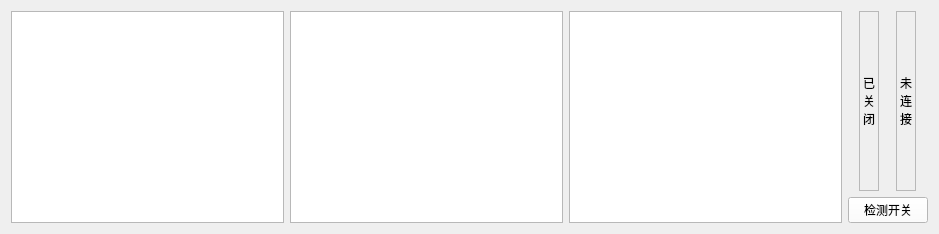
<?xml version="1.0" encoding="UTF-8"?>
<ui version="4.0">
 <class>InterfaceLayout</class>
 <widget class="QWidget" name="InterfaceLayout">
  <property name="geometry">
   <rect>
    <x>0</x>
    <y>0</y>
    <width>939</width>
    <height>234</height>
   </rect>
  </property>
  <property name="minimumSize">
   <size>
    <width>150</width>
    <height>0</height>
   </size>
  </property>
  <property name="windowTitle">
   <string>Form</string>
  </property>
  <layout class="QHBoxLayout" name="horizontalLayout_2">
   <item>
    <widget class="QTableView" name="tableView">
     <property name="sizePolicy">
      <sizepolicy hsizetype="Expanding" vsizetype="Expanding">
       <horstretch>0</horstretch>
       <verstretch>0</verstretch>
      </sizepolicy>
     </property>
     <property name="minimumSize">
      <size>
       <width>0</width>
       <height>0</height>
      </size>
     </property>
    </widget>
   </item>
   <item>
    <widget class="QChartView" name="chartView">
     <property name="sizePolicy">
      <sizepolicy hsizetype="Expanding" vsizetype="Expanding">
       <horstretch>0</horstretch>
       <verstretch>0</verstretch>
      </sizepolicy>
     </property>
     <property name="minimumSize">
      <size>
       <width>0</width>
       <height>0</height>
      </size>
     </property>
    </widget>
   </item>
   <item>
    <widget class="QChartView" name="chartView1">
     <property name="sizePolicy">
      <sizepolicy hsizetype="Expanding" vsizetype="Expanding">
       <horstretch>0</horstretch>
       <verstretch>0</verstretch>
      </sizepolicy>
     </property>
     <property name="minimumSize">
      <size>
       <width>0</width>
       <height>0</height>
      </size>
     </property>
    </widget>
   </item>
   <item>
    <layout class="QVBoxLayout" name="verticalLayout">
     <item>
      <layout class="QHBoxLayout" name="horizontalLayout">
       <item>
        <widget class="QLabel" name="controlLabel">
         <property name="sizePolicy">
          <sizepolicy hsizetype="Fixed" vsizetype="Preferred">
           <horstretch>0</horstretch>
           <verstretch>0</verstretch>
          </sizepolicy>
         </property>
         <property name="minimumSize">
          <size>
           <width>20</width>
           <height>0</height>
          </size>
         </property>
         <property name="frameShape">
          <enum>QFrame::StyledPanel</enum>
         </property>
         <property name="text">
          <string>已
关
闭</string>
         </property>
        </widget>
       </item>
       <item>
        <widget class="QLabel" name="statusLabel">
         <property name="sizePolicy">
          <sizepolicy hsizetype="Fixed" vsizetype="Preferred">
           <horstretch>0</horstretch>
           <verstretch>0</verstretch>
          </sizepolicy>
         </property>
         <property name="minimumSize">
          <size>
           <width>20</width>
           <height>0</height>
          </size>
         </property>
         <property name="maximumSize">
          <size>
           <width>16777215</width>
           <height>16777215</height>
          </size>
         </property>
         <property name="frameShape">
          <enum>QFrame::StyledPanel</enum>
         </property>
         <property name="text">
          <string>未
连
接</string>
         </property>
        </widget>
       </item>
      </layout>
     </item>
     <item>
      <widget class="QPushButton" name="monitoringButton">
       <property name="sizePolicy">
        <sizepolicy hsizetype="Preferred" vsizetype="Fixed">
         <horstretch>0</horstretch>
         <verstretch>0</verstretch>
        </sizepolicy>
       </property>
       <property name="minimumSize">
        <size>
         <width>0</width>
         <height>0</height>
        </size>
       </property>
       <property name="maximumSize">
        <size>
         <width>16777215</width>
         <height>16777215</height>
        </size>
       </property>
       <property name="styleSheet">
        <string notr="true">background-color: rgb(255, 255, 255);
color: rgb(0, 0, 0);</string>
       </property>
       <property name="text">
        <string>检测开关</string>
       </property>
      </widget>
     </item>
    </layout>
   </item>
  </layout>
 </widget>
 <customwidgets>
  <customwidget>
   <class>QChartView</class>
   <extends>QGraphicsView</extends>
   <header>qchartview.h</header>
  </customwidget>
 </customwidgets>
 <resources/>
 <connections/>
</ui>
